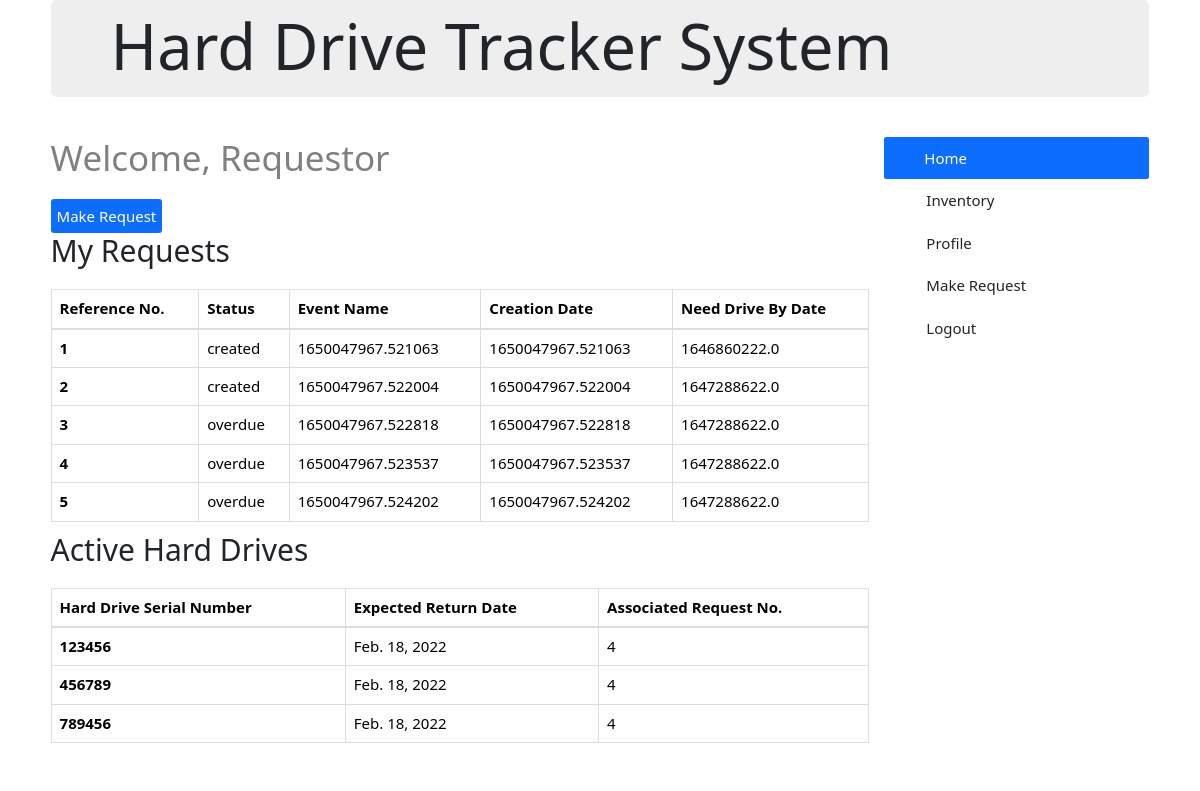
The app's page / (signed in) with its own data.
### users/models.py (models this page shows)
class UserProfile(AbstractUser):
    class MockGroupIs(models.TextChoices):
        MAINTAINER = 'Maintainer'
        REQUESTOR = 'Requestor'
    class Status(models.TextChoices):
        PENDING = 'Pending'
        ACTIVE = 'Active'
        DISABLED = 'Disabled'
        ARCHIVED = 'Archived'
    direct_supervisor_email = models.EmailField()
    branch_chief_email = models.EmailField()
    status = models.CharField(max_length = 20, choices= Status.choices, default=Status.PENDING)
    last_modified_date = models.DateField(default=timezone.now, blank=True)
    mock_group_is = models.CharField(max_length=20, choices=MockGroupIs.choices, default=MockGroupIs.MAINTAINER)

### main/models/request.py (models this page shows)
class Request(models.Model):
    class Request_Status(models.TextChoices):
        CREATED = "created"
        FORECASTED = "forecasted"
        CONFIRMED = "confirmed"
        APPROVED = "approved"
        DECLINED = "declined"
        DELIVERED = "delivered"
        FULLFILLED = "fullfilled"
        PARTIAL_RETURNED = "partial-returned"
        CLOSED = "closed"
        CANCELED = "cancelled"
        ARCHIVED = "archived"
        OVERDUE = "overdue"
    request_reference_no = models.AutoField(primary_key=True)
    request_reference_no_year = UnixTimeStampField(auto_now_add=True,default=0.0)
    request_status = models.CharField(max_length = 50, choices= Request_Status.choices, default=Request_Status.CREATED)
    request_creation_date = UnixTimeStampField(auto_now_add=True,default=0.0)
    request_last_modifed_date = UnixTimeStampField(auto_now=True,default=0.0)
    need_drive_by_date = UnixTimeStampField(max_length = 50)
    comment = models.TextField(blank = True)
    user = models.ForeignKey(settings.AUTH_USER_MODEL, default=1, on_delete=models.CASCADE)
    class Meta:
        verbose_name_plural = "Request"

### main/models/hard_drive.py (models this page shows, shortened)
class HardDrive(models.Model):
    class Classification(models.TextChoices):
        CLASSIFIED = "classified"
        UNCLASSIFIED = "unclassified"
    class BootTestStatus(models.TextChoices):
        PASS = "pass"
        FAILED = "failed"
    class ConnectionPort(models.TextChoices):
        SATA = "SATA"
        M2 = "M.2"
    class Status(models.TextChoices):
        ASSIGNED = 'Assigned'
        AVAILABLE = 'Available'
        END_OF_LIFE = 'End of Life'
        MASTER = 'Master Clone'
        PENDING_WIPE = 'Pending Wipe'
        DESTROYED = "Destroyed"
        LOST = 'Lost'
        OVERDUE = 'Overdue'
        PICKED_UP = 'Picked Up'
        RETUREND = 'Returned'
        PENDING_CLASSIFICATION_CHANGE_APPROVAL = 'Pending Classification Change Approval'
    create_date = models.DateField(default=timezone.now, blank=True)
    serial_number = models.CharField(max_length=100)
    manufacturer = models.CharField(blank=True, max_length=100)
    model_number = models.CharField(blank=True, max_length=100)
    hard_drive_type = models.CharField(max_length=100)
    connection_port = models.CharField(max_length=100)
    hard_drive_size = models.CharField(max_length=100)
    classification = models.CharField(max_length=50, choices=Classification.choices,
                                        default=Classification.UNCLASSIFIED)
    justification_for_classification_change = models.TextField(default='')
    hard_drive_image = models.CharField(blank=True, max_length=100)
    image_version_id = models.CharField(max_length=100)
    boot_test_status = models.CharField(max_length=50, choices=BootTestStatus.choices,
                                            default=BootTestStatus.PASS)
    boot_test_expiration = models.DateField(default=timezone.now, blank=True )
    status = models.CharField(max_length=100, choices=Status.choices, default=Status.AVAILABLE)
    justification_for_hard_drive_status_change = models.TextField(blank=True)
    issue_date = models.DateField(blank=True)
    expected_hard_drive_return_date = models.DateField(default=timezone.now, blank=True)
    justification_for_hard_drive_return_date = models.TextField(blank=True)
    actual_return_date = models.DateField(blank=True)
    modified_date = models.DateField(default=timezone.now, blank=True)
    modifier = models.ForeignKey(settings.AUTH_USER_MODEL, default=1, on_delete=models.CASCADE)
    request = models.ForeignKey(Request,
                    on_delete=models.CASCADE, null=True, blank=True, related_name="hard_drives")
    class Meta:
        verbose_name_plural = "Hard Drive"

### main/views/views.py (the view)
# urls.py: path('', views.index, name='index'),
@login_required(login_url='main:login')
def index(request):
    if is_maintainer(request) | request.user.is_staff:
        return maintainer.home(request)
    if request.user.groups.filter(name='Requestor').exists() | is_maintainer_requestor(request):
        return requestor.home(request)
    if request.user.groups.filter(name = 'Auditor').exists():
        return auditor.home(request)
    if request.user.groups.filter(name = 'Administrator').exists():
        return administrator.view_all_profiles(request)
    return redirect("main:index")

### main/templatetags/has_group.py (called while the page is built)
@register.filter(name='has_group')
def has_group(user, group_name):
    print("Has=Group")
    if user.groups.filter(name="Maintainer").exists():
        if group_name == "Requestor" and user.mock_group_is == UserProfile.MockGroupIs.REQUESTOR:
            return True
        return group_name=="Maintainer" and user.mock_group_is == UserProfile.MockGroupIs.MAINTAINER
    return user.groups.filter(name=group_name).exists()

### main/views/requestor.py (called while the page is built)
@login_required(login_url='main:login')
@group_required('Requestor')
def home(request):
    requests        = Request.objects.filter(user = request.user)
    hard_drives     = HardDrive.objects.none()
    for req in requests:
        hard_drives_req = HardDrive.objects.filter(request = req)
        hard_drives = list(chain(hard_drives, hard_drives_req))
    context = {
        "hard_drives"   : hard_drives,
        "requests"      : requests,
        "username"      : request.user.username
        }
    return render(request, 'requestor/home.html', context)

### main/views/views.py (called while the page is built)
def is_maintainer(request):
    print(request.user.username)
    user = UserProfile.objects.get(username=request.user.username)
    print(user.groups.filter(name='Maintainer').exists())
    print(user.mock_group_is == UserProfile.MockGroupIs.MAINTAINER)
    return (user.mock_group_is == UserProfile.MockGroupIs.MAINTAINER) and (user.groups.filter(name='Maintainer').exists())

def is_maintainer_requestor(request):
    user = UserProfile.objects.get(username=request.user.username)
    print(user.groups.filter(name='Maintainer').exists())
    print(user.mock_group_is == UserProfile.MockGroupIs.REQUESTOR)
    return (user.mock_group_is == UserProfile.MockGroupIs.REQUESTOR) and (user.groups.filter(name='Maintainer').exists())

### main/templates/requestor/home.html (shortened to what this page needs)
{% extends "main/base.html" %}
{% block content %}
<h2 style="color:grey;">Welcome, {{ username }}</h2> <br>
<a class="btn btn-primary" href="{% url 'main:make_request' %}" role="button">Make Request</a>
<h3>My Requests</h3>
<table class="table table-bordered">
  <thead>
    <tr>
      <th scope="col">Reference No.</th>
      <th scope="col">Status</th>
      <th scope="col">Event Name</th>
      <th scope="col">Creation Date</th>
      <th scope="col">Need Drive By Date</th>
    </tr>
  </thead>
    <tbody>
      {% for request in requests %}
        <tr>
          <th scope="row">{{ request.request_reference_no }}</th>
          <td>{{ request.request_status }}</td>
          <td>{{ request.request_creation_date }}</td>
          <td>{{ request.request_creation_date }}</td>
          <td>{{ request.need_drive_by_date }}</td>
        </tr>
      {% empty %}
        <h3>You do not have any requests at the moment</h3>
      {% endfor %}
  </tbody>
</table>
<h3>Active Hard Drives</h3>
<table class="table table-bordered">
  <thead>
    <tr>
      <th scope="col">Hard Drive Serial Number</th>
      <th scope="col">Expected Return Date</th>
      <th scope="col">Associated Request No.</th>
    </tr>
  </thead>
  <tbody>
    {% for hard_drive in hard_drives %}
      <tr>
        <th scope="row">{{ hard_drive.serial_number }}</th>
        <td>{{ hard_drive.expected_hard_drive_return_date }}</td>
        <td>{{ hard_drive.request.request_reference_no }}</td>
      </tr>
    {% empty %}
      <h3>No hard drives listed at the moment</h3>
    {% endfor %}
  </tbody>
</table>
{%endblock%}

### main/templates/main/base.html (style rules this page uses)
.tableFixHead th, td { padding: 8px 16px; }
.btn { padding: 5px 5px; font-size: 1.5rem }
th, td, li { font-size: 1.5rem; }
h3 { font-size: 3rem; }
h2 { font-size: 3.5rem; }

### records on screen
UserProfile: username "Requestor"
Request: request_reference_no "1", request_status "created", request_creation_date "1650047967.521063", need_drive_by_date "1646860222.0"
Request: request_reference_no "2", request_status "created", request_creation_date "1650047967.522004", need_drive_by_date "1647288622.0"
Request: request_reference_no "3", request_status "overdue", request_creation_date "1650047967.522818", need_drive_by_date "1647288622.0"
Request: request_reference_no "4", request_status "overdue", request_creation_date "1650047967.523537", need_drive_by_date "1647288622.0"
Request: request_reference_no "5", request_status "overdue", request_creation_date "1650047967.524202", need_drive_by_date "1647288622.0"
HardDrive: serial_number "123456", expected_hard_drive_return_date "Feb. 18, 2022", request.request_reference_no "4"
HardDrive: serial_number "456789", expected_hard_drive_return_date "Feb. 18, 2022", request.request_reference_no "4"
HardDrive: serial_number "789456", expected_hard_drive_return_date "Feb. 18, 2022", request.request_reference_no "4"
